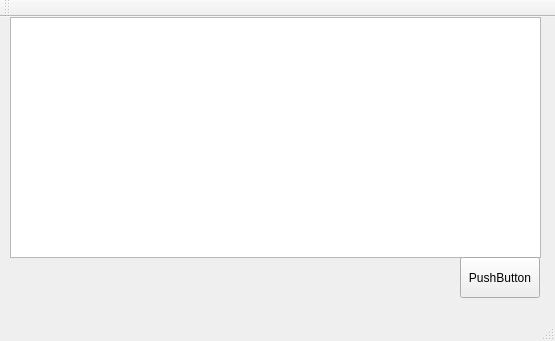
<?xml version="1.0" encoding="UTF-8"?>
<ui version="4.0">
 <class>MainWindow</class>
 <widget class="QMainWindow" name="MainWindow">
  <property name="geometry">
   <rect>
    <x>0</x>
    <y>0</y>
    <width>555</width>
    <height>341</height>
   </rect>
  </property>
  <property name="windowTitle">
   <string>MainWindow</string>
  </property>
  <widget class="QWidget" name="centralWidget">
   <widget class="QTableView" name="tableView">
    <property name="geometry">
     <rect>
      <x>10</x>
      <y>0</y>
      <width>531</width>
      <height>241</height>
     </rect>
    </property>
   </widget>
   <widget class="QPushButton" name="pushButton">
    <property name="geometry">
     <rect>
      <x>460</x>
      <y>240</y>
      <width>80</width>
      <height>41</height>
     </rect>
    </property>
    <property name="text">
     <string>PushButton</string>
    </property>
   </widget>
  </widget>
  <widget class="QMenuBar" name="menuBar">
   <property name="geometry">
    <rect>
     <x>0</x>
     <y>0</y>
     <width>555</width>
     <height>20</height>
    </rect>
   </property>
  </widget>
  <widget class="QToolBar" name="mainToolBar">
   <attribute name="toolBarArea">
    <enum>TopToolBarArea</enum>
   </attribute>
   <attribute name="toolBarBreak">
    <bool>false</bool>
   </attribute>
  </widget>
  <widget class="QStatusBar" name="statusBar"/>
 </widget>
 <layoutdefault spacing="6" margin="11"/>
 <resources/>
 <connections/>
</ui>
